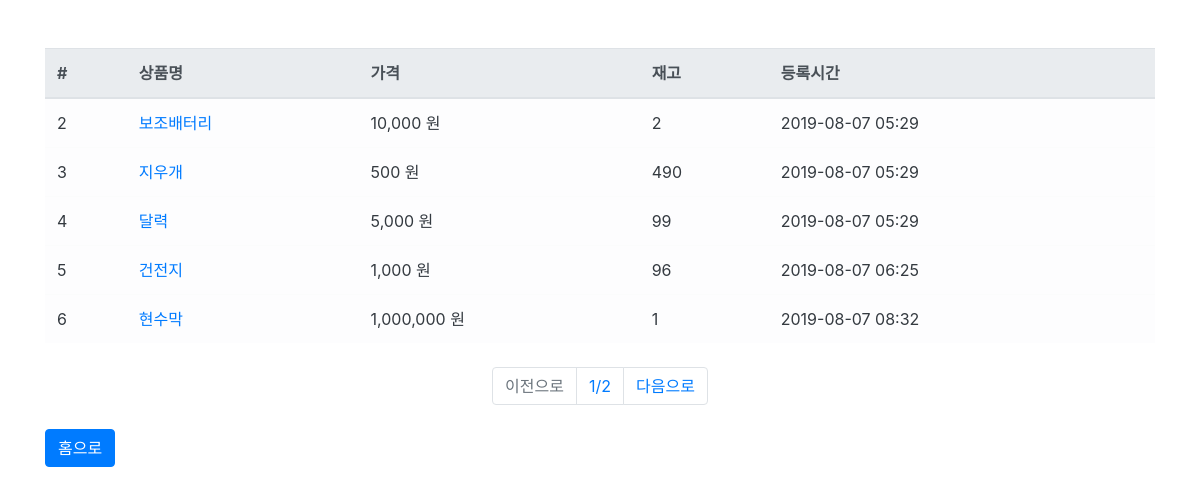
The app's page /product/ with its own data.
### product/models.py (models this page shows, shortened)
class Product(models.Model):
    name = models.CharField(max_length=64, verbose_name ="상품명")
    price = models.IntegerField(verbose_name="가격")
    description = models.TextField(verbose_name="설명")
    stock = models.IntegerField(verbose_name="재고")
    reg_date = models.DateTimeField(auto_now_add=True, verbose_name = "등록시간")
    class Meta:
        db_table = "products"
        verbose_name="상품"
        verbose_name_plural = "상품"

### product/views.py (the view)
# urls.py: path('product/', ProductList.as_view()),
class ProductList(ListView):
    template_name = "product/list.html"
    context_object_name = "products"
    def get_queryset(self):
        product_all = Product.objects.all()
        page = int(self.request.GET.get('p',1))
        paginator = Paginator(product_all, 5)
        queryset = paginator.get_page(page)
        return queryset

### product/templates/product/list.html (shortened to what this page needs)
{% extends "user/base.html" %}
{% load humanize %}
{% block contents %}
<div class="row mt-5">
    <div class="col-12">
        <table class="table table-light">
            <thead class="thead-light">
                <tr>
                    <th scope="col">#</th>
                    <th scope="col">상품명</th>
                    <th scope="col">가격</th>
                    <th scope="col">재고</th>
                    <th scope="col">등록시간</th>
                </tr>
            </thead>
            <tbody class="text-dark">
                {% for product in products %}
                <tr>
                    <td scope="row">{{product.id}}</td>
                    <td scope="row"><a id="product-{{product.id}}" onmouseenter="product_detail({{product.id}});"
                            onmouseleave="product_leave({{product.id}});" href="{{product.id}}">{{product.name}}</a></td>
                    <td scope="row">{{product.price|intcomma}} 원</td>
                    <td scope="row">{{product.stock}}</td>
                    <td scope="row">{{product.reg_date|date:'Y-m-d H:i'}}</td>
                </tr>
                {% endfor %}
            </tbody>
        </table>
    </div>
</div>
<div class="row mt-2">
        <div class="col-12">
            <nav>
                <ul class="pagination justify-content-center">
                    {% if products.has_previous %}
                    <li class="page-item">
                        <a class="page-link" href="?p={{products.previous_page_number }}">이전으로</a>
                    </li>
                    {% else %}
                    <li class="page-item disabled">
                        <a class="page-link" href="#">이전으로</a>
                    </li>
                    {% endif %}
                    <li class="page-item">
                        <a class="page-link" href="#">{{products.number}}/{{products.paginator.num_pages}}</a>
                    </li>
                    {% if products.has_next %}
                    <li class="page-item">
                        <a class="page-link" href="?p={{products.next_page_number }}">다음으로</a>
                    </li>
                    {% else %}
                    <li class="page-item disabled">
                        <a class="page-link" href="#">다음으로</a>
                    </li>
                    {% endif %}
                </ul>
            </nav>
        </div>
    </div>
<div class="row mt-2">
        <div class="col-12">
            <button class="btn btn-primary" onclick="location.href='/'">홈으로</button>
        </div>
    </div>
{% endblock %}

### user/templates/user/base.html (shortened to what this page needs)
<!doctype html>
<html>
<head>
    <link rel="stylesheet" href="https://stackpath.bootstrapcdn.com/bootstrap/4.3.1/css/bootstrap.min.css"
>
</head>
<body>
    <div class="container">
        {% block contents %}
        {% endblock %}
    </div>
</body>
</html>

### records on screen
Product: id "2", name "보조배터리", price "10,000", stock "2", reg_date "2019-08-07 05:29"
Product: id "3", name "지우개", price "500", stock "490", reg_date "2019-08-07 05:29"
Product: id "4", name "달력", price "5,000", stock "99", reg_date "2019-08-07 05:29"
Product: id "5", name "건전지", price "1,000", stock "96", reg_date "2019-08-07 06:25"
Product: id "6", name "현수막", price "1,000,000", stock "1", reg_date "2019-08-07 08:32"

### other values on screen
{{ products.number }} "1"
{{ products.paginator.num_pages }} "2"
